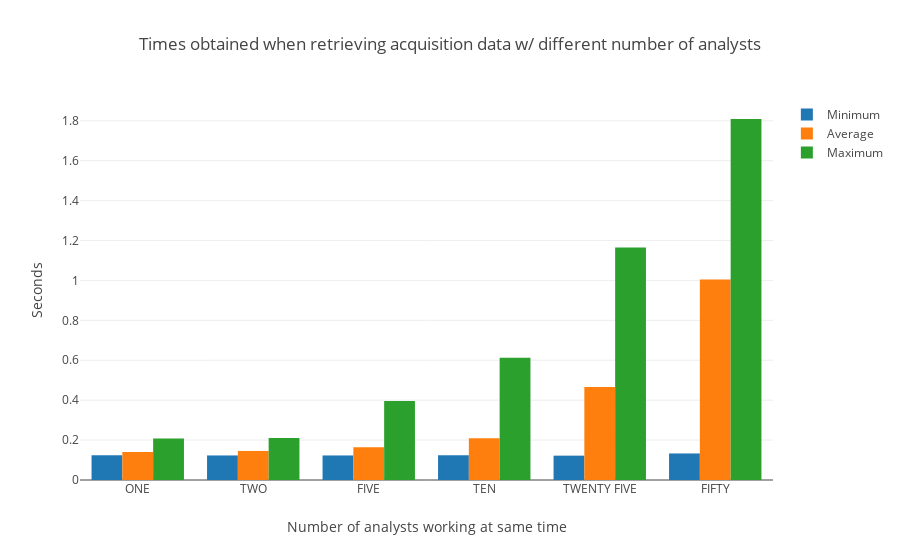

Notebook cell for this chart:
### Markdown cell above
#### Get acquisition times (minimum, average & maximum)

### Code cell
trace1 = go.Bar(
    x=num_analysts,
    y=min_get_acq,
    name='Minimum'
)
trace2 = go.Bar(
    x=num_analysts,
    y=avg_get_acq,
    name='Average'
)
trace3 = go.Bar(
    x=num_analysts,
    y=max_get_acq,
    name='Maximum'
)
data = [trace1, trace2, trace3]
layout = go.Layout(
    barmode='group',
    title='Times obtained when retrieving acquisition data w/ different number of analysts',
    xaxis=dict(title=dict(text="Number of analysts working at same time")),
    yaxis=dict(title=dict(text="Seconds"))
)

fig = go.Figure(data=data, layout=layout)
plotly.offline.iplot(fig, filename='grouped-bar')

### Figure 1 — Plotly figure (JSON) as saved in the notebook; plotly's stock layout.template omitted (floating-point values rounded to 4 significant figures)
{"data": [{"name": "Minimum", "type": "bar", "uid": "b8ac381b-55ed-485d-8c12-1f00614e1e27", "x": ["ONE", "TWO", "FIVE", "TEN", "TWENTY FIVE", "FIFTY"], "y": [0.124, 0.123, 0.123, 0.124, 0.122, 0.133]}, {"name": "Average", "type": "bar", "uid": "76917e35-ffc2-4613-b6ec-bf8f12d9fb41", "x": ["ONE", "TWO", "FIVE", "TEN", "TWENTY FIVE", "FIFTY"], "y": [0.1403, 0.1455, 0.1644, 0.2087, 0.4663, 1.004]}, {"name": "Maximum", "type": "bar", "uid": "a04c2ebf-babb-44c8-ae67-0918c936b8a6", "x": ["ONE", "TWO", "FIVE", "TEN", "TWENTY FIVE", "FIFTY"], "y": [0.208, 0.21, 0.396, 0.613, 1.165, 1.809]}], "layout": {"barmode": "group", "title": {"text": "Times obtained when retrieving acquisition data w/ different number of analysts"}, "xaxis": {"title": {"text": "Number of analysts working at same time"}}, "yaxis": {"title": {"text": "Seconds"}}}}
